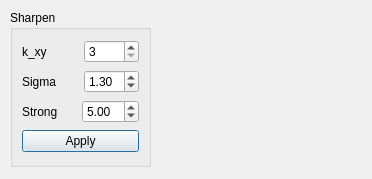
<?xml version="1.0" encoding="UTF-8"?>
<ui version="4.0">
 <class>UnsharpMaskingDialog</class>
 <widget class="QDialog" name="UnsharpMaskingDialog">
  <property name="geometry">
   <rect>
    <x>0</x>
    <y>0</y>
    <width>372</width>
    <height>179</height>
   </rect>
  </property>
  <property name="windowTitle">
   <string>UnsharpMasking Dialog</string>
  </property>
  <widget class="QGroupBox" name="grp_Sharpen">
   <property name="geometry">
    <rect>
     <x>10</x>
     <y>10</y>
     <width>141</width>
     <height>157</height>
    </rect>
   </property>
   <property name="title">
    <string>Sharpen</string>
   </property>
   <layout class="QVBoxLayout" name="verticalLayout">
    <item>
     <layout class="QHBoxLayout" name="horizontalLayout_3">
      <item>
       <widget class="QLabel" name="lbl_Sharpen_k_xy">
        <property name="text">
         <string>k_xy</string>
        </property>
       </widget>
      </item>
      <item>
       <widget class="QSpinBox" name="sBox_Sharpen_k_xy">
        <property name="minimum">
         <number>3</number>
        </property>
        <property name="maximum">
         <number>50</number>
        </property>
        <property name="singleStep">
         <number>2</number>
        </property>
       </widget>
      </item>
     </layout>
    </item>
    <item>
     <layout class="QHBoxLayout" name="horizontalLayout_2">
      <item>
       <widget class="QLabel" name="lbl_Sharpen_Sigma">
        <property name="text">
         <string>Sigma</string>
        </property>
       </widget>
      </item>
      <item>
       <widget class="QDoubleSpinBox" name="dsBox_Sharpen_Sigma">
        <property name="minimum">
         <double>0.100000000000000</double>
        </property>
        <property name="maximum">
         <double>5.000000000000000</double>
        </property>
        <property name="singleStep">
         <double>0.100000000000000</double>
        </property>
        <property name="value">
         <double>1.300000000000000</double>
        </property>
       </widget>
      </item>
     </layout>
    </item>
    <item>
     <layout class="QHBoxLayout" name="horizontalLayout">
      <item>
       <widget class="QLabel" name="lbl_Sharpen_Strong">
        <property name="text">
         <string>Strong</string>
        </property>
       </widget>
      </item>
      <item>
       <widget class="QDoubleSpinBox" name="dsBox_Sharpen_Strong">
        <property name="minimum">
         <double>0.100000000000000</double>
        </property>
        <property name="maximum">
         <double>20.000000000000000</double>
        </property>
        <property name="singleStep">
         <double>1.000000000000000</double>
        </property>
        <property name="value">
         <double>5.000000000000000</double>
        </property>
       </widget>
      </item>
     </layout>
    </item>
    <item>
     <widget class="QPushButton" name="pBtn_Sharpen_Apply">
      <property name="text">
       <string>Apply</string>
      </property>
     </widget>
    </item>
   </layout>
  </widget>
 </widget>
 <resources/>
 <connections/>
</ui>
